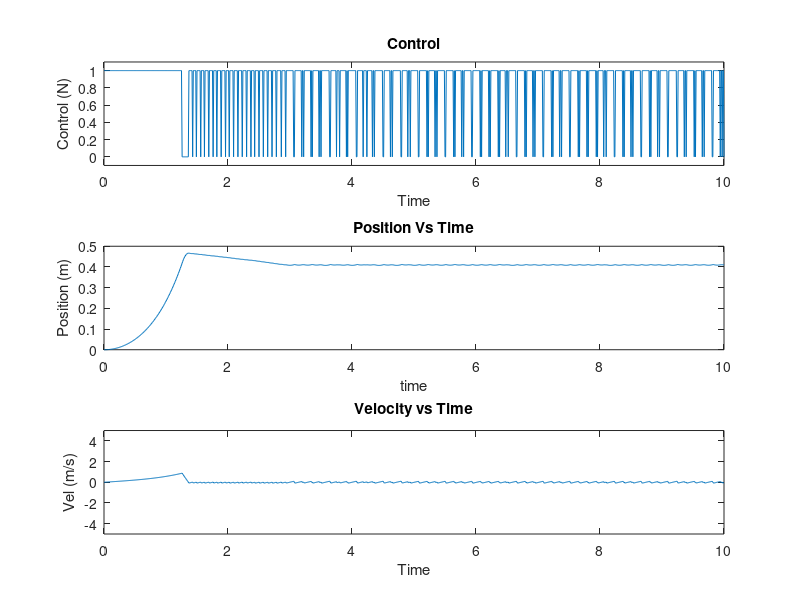

Here is the MATLAB script that generated this plot:
clf
clear 
clc
% Initial Conditions
x0 = [0;  
      0]; 

%Consts
m = .097;
g = -9.81;
ks = .244
% control_Force = -(Pe-Pa)*Ae;
control_Force = 10.2;
% System Dynamics
A = [0 1; 
     ks/m 0];

B = [0; 
     1];

C = [1 0];
D = 0;

I = eye(2);




alpha = g; % External Force on body
beta = control_Force+alpha; % Net force on body with thrust
d    = .41; % Desired Height

Tend = 10;  
dt  = .01;
hz = 5;
t   =  0:dt:Tend;
X = zeros([length(t),2]); % Position and Velocity

u = zeros(length(t),1); % PWM  -- at time t --> u = 1 or 0
maxErr = .1;
ti = 0; 

for k = 1:length(t)-1

    if (X(k,1) < d) || (X(k,2) < 0) &&  (X(k,1) < d + maxErr)
        u(k) = 1;
        ui = beta;
    else
        ui = alpha;
        u(k) = 0;
    end
    
    X(k+1,:) = (I+A*dt)*X(k,:)' + B*dt*ui;
    
end


control = u;

figure(1)
subplot(311)
plot(t,control)
title('Control')
xlabel("Time")
ylabel("Control (N)")
xlim([0 Tend])
ylim([-.1 1.1])


subplot(312)
plot(t,X(1:length(X),1))
title('Position Vs Time')
xlim([0 Tend])
% ylim([-1.1 1.1])
xlabel('time')
ylabel("Position (m)")

subplot(313)
plot(t,X(1:length(X),2))
title('Velocity vs Time')
xlabel("Time")
ylabel("Vel (m/s)")
xlim([0 Tend])
ylim([-5 5])

time_open = sum(u)*dt;


X_plot = zeros([length(t),2]);
r = 1;
dim =10;

% for i = 1:5:length(t)-1
% %     X_plot(i+1,:) = (I+A*dt)*X_plot(i,:)' + B*dt*u(i);
%     origin_y = X(i+1,1);
%     figure(2)
%     current_time = num2str(t(i), '%.1f');
%     title(current_time)
%     fill(r*cos(0:.1:2*pi),r*sin(0:.1:2*pi) + origin_y,'k')
%     axis([-dim dim -dim dim])
%     hold off
%     pause(.0001)
% end



%% Stats

stableHertz = sum(u(end- 1/dt:end))
timeOpenPerSec = dt*stableHertz

lastSecondPosition = X(end- 6*1/dt:end,1);
averagePosStable = sum(lastSecondPosition)/length(lastSecondPosition)


